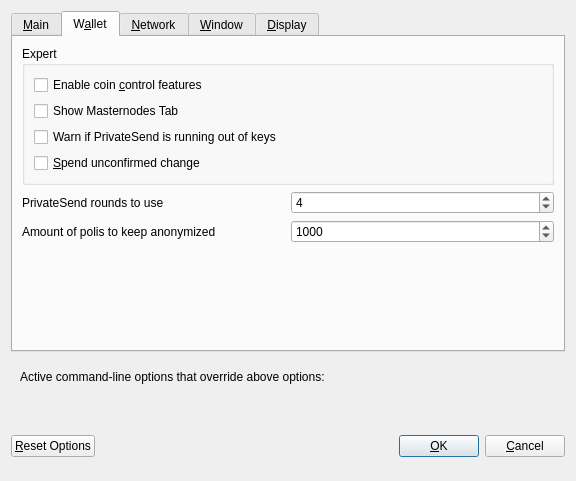
<?xml version="1.0" encoding="UTF-8"?>
<ui version="4.0">
 <class>OptionsDialog</class>
 <widget class="QDialog" name="OptionsDialog">
  <property name="geometry">
   <rect>
    <x>0</x>
    <y>0</y>
    <width>576</width>
    <height>481</height>
   </rect>
  </property>
  <property name="windowTitle">
   <string>Options</string>
  </property>
  <property name="modal">
   <bool>true</bool>
  </property>
  <layout class="QVBoxLayout" name="verticalLayout">
   <item>
    <widget class="QTabWidget" name="tabWidget">
     <property name="currentIndex">
      <number>1</number>
     </property>
     <widget class="QWidget" name="tabMain">
      <attribute name="title">
       <string>&amp;Main</string>
      </attribute>
      <layout class="QVBoxLayout" name="verticalLayout_Main">
       <item>
        <widget class="QCheckBox" name="bitcoinAtStartup">
         <property name="toolTip">
          <string>Automatically start %1 after logging in to the system.</string>
         </property>
         <property name="text">
          <string>&amp;Start %1 on system login</string>
         </property>
        </widget>
       </item>
       <item>
        <layout class="QHBoxLayout" name="horizontalLayout_2_Main">
         <item>
          <widget class="QLabel" name="databaseCacheLabel">
           <property name="text">
            <string>Size of &amp;database cache</string>
           </property>
           <property name="textFormat">
            <enum>Qt::PlainText</enum>
           </property>
           <property name="buddy">
            <cstring>databaseCache</cstring>
           </property>
          </widget>
         </item>
         <item>
          <widget class="QSpinBox" name="databaseCache"/>
         </item>
         <item>
          <widget class="QLabel" name="databaseCacheUnitLabel">
           <property name="text">
            <string>MB</string>
           </property>
           <property name="textFormat">
            <enum>Qt::PlainText</enum>
           </property>
          </widget>
         </item>
         <item>
          <spacer name="horizontalSpacer_2_Main">
           <property name="orientation">
            <enum>Qt::Horizontal</enum>
           </property>
           <property name="sizeHint" stdset="0">
            <size>
             <width>40</width>
             <height>20</height>
            </size>
           </property>
          </spacer>
         </item>
        </layout>
       </item>
       <item>
        <layout class="QHBoxLayout" name="horizontalLayout_3_Main">
         <item>
          <widget class="QLabel" name="threadsScriptVerifLabel">
           <property name="text">
            <string>Number of script &amp;verification threads</string>
           </property>
           <property name="textFormat">
            <enum>Qt::PlainText</enum>
           </property>
           <property name="buddy">
            <cstring>threadsScriptVerif</cstring>
           </property>
          </widget>
         </item>
         <item>
          <widget class="QSpinBox" name="threadsScriptVerif">
           <property name="toolTip">
            <string>(0 = auto, &lt;0 = leave that many cores free)</string>
           </property>
          </widget>
         </item>
         <item>
          <spacer name="horizontalSpacer_3_Main">
           <property name="orientation">
            <enum>Qt::Horizontal</enum>
           </property>
           <property name="sizeHint" stdset="0">
            <size>
             <width>40</width>
             <height>20</height>
            </size>
           </property>
          </spacer>
         </item>
        </layout>
       </item>
       <item>
        <spacer name="verticalSpacer_Main">
         <property name="orientation">
          <enum>Qt::Vertical</enum>
         </property>
         <property name="sizeHint" stdset="0">
          <size>
           <width>20</width>
           <height>40</height>
          </size>
         </property>
        </spacer>
       </item>
      </layout>
     </widget>
     <widget class="QWidget" name="tabWallet">
      <attribute name="title">
       <string>W&amp;allet</string>
      </attribute>
      <layout class="QVBoxLayout" name="verticalLayout_Wallet">
       <item>
        <widget class="QGroupBox" name="groupBox">
         <property name="title">
          <string>Expert</string>
         </property>
         <layout class="QVBoxLayout" name="verticalLayout_2">
          <item>
           <widget class="QCheckBox" name="coinControlFeatures">
            <property name="toolTip">
             <string>Whether to show coin control features or not.</string>
            </property>
            <property name="text">
             <string>Enable coin &amp;control features</string>
            </property>
           </widget>
          </item>
          <item>
           <widget class="QCheckBox" name="showMasternodesTab">
            <property name="toolTip">
             <string>Show additional tab listing all your masternodes in first sub-tab&lt;br/&gt;and all masternodes on the network in second sub-tab.</string>
            </property>
            <property name="text">
             <string>Show Masternodes Tab</string>
            </property>
           </widget>
          </item>
          <item>
           <widget class="QCheckBox" name="lowKeysWarning">
            <property name="toolTip">
             <string>Show warning dialog when PrivateSend detects that wallet has very low number of keys left.</string>
            </property>
            <property name="text">
             <string>Warn if PrivateSend is running out of keys</string>
            </property>
           </widget>
          </item>
          <item>
           <widget class="QCheckBox" name="spendZeroConfChange">
            <property name="toolTip">
             <string>If you disable the spending of unconfirmed change, the change from a transaction&lt;br/&gt;cannot be used until that transaction has at least one confirmation.&lt;br/&gt;This also affects how your balance is computed.</string>
            </property>
            <property name="text">
             <string>&amp;Spend unconfirmed change</string>
            </property>
           </widget>
          </item>
         </layout>
        </widget>
       </item>
       <item>
        <layout class="QHBoxLayout" name="horizontalLayout_4_Wallet">
         <item>
          <widget class="QLabel" name="label">
           <property name="toolTip">
            <string>This setting determines the amount of individual masternodes that an input will be anonymized through.&lt;br/&gt;More rounds of anonymization gives a higher degree of privacy, but also costs more in fees.</string>
           </property>
           <property name="text">
            <string>PrivateSend rounds to use</string>
           </property>
          </widget>
         </item>
         <item>
          <widget class="QSpinBox" name="privateSendRounds">
           <property name="minimum">
            <number>2</number>
           </property>
           <property name="maximum">
            <number>8</number>
           </property>
           <property name="value">
            <number>4</number>
           </property>
          </widget>
         </item>
        </layout>
       </item>
       <item>
        <layout class="QHBoxLayout" name="horizontalLayout">
         <item>
          <widget class="QLabel" name="label_2">
           <property name="toolTip">
            <string>This amount acts as a threshold to turn off PrivateSend once it's reached.</string>
           </property>
           <property name="statusTip">
            <string notr="true"/>
           </property>
           <property name="whatsThis">
            <string notr="true"/>
           </property>
           <property name="accessibleName">
            <string notr="true"/>
           </property>
           <property name="accessibleDescription">
            <string notr="true"/>
           </property>
           <property name="text">
            <string>Amount of polis to keep anonymized</string>
           </property>
          </widget>
         </item>
         <item>
          <widget class="QSpinBox" name="privateSendAmount">
           <property name="minimum">
            <number>2</number>
           </property>
           <property name="maximum">
            <number>2000</number>
           </property>
           <property name="singleStep">
            <number>10</number>
           </property>
           <property name="value">
            <number>1000</number>
           </property>
          </widget>
         </item>
        </layout>
       </item>
       <item>
        <spacer name="verticalSpacer_Wallet">
         <property name="orientation">
          <enum>Qt::Vertical</enum>
         </property>
         <property name="sizeHint" stdset="0">
          <size>
           <width>20</width>
           <height>40</height>
          </size>
         </property>
        </spacer>
       </item>
      </layout>
     </widget>
     <widget class="QWidget" name="tabNetwork">
      <attribute name="title">
       <string>&amp;Network</string>
      </attribute>
      <layout class="QVBoxLayout" name="verticalLayout_Network">
       <item>
        <widget class="QCheckBox" name="mapPortUpnp">
         <property name="toolTip">
          <string>Automatically open the polis Core client port on the router. This only works when your router supports UPnP and it is enabled.</string>
         </property>
         <property name="text">
          <string>Map port using &amp;UPnP</string>
         </property>
        </widget>
       </item>
       <item>
        <widget class="QCheckBox" name="allowIncoming">
         <property name="toolTip">
          <string>Accept connections from outside</string>
         </property>
         <property name="text">
          <string>Allow incoming connections</string>
         </property>
        </widget>
       </item>
       <item>
        <widget class="QCheckBox" name="connectSocks">
         <property name="toolTip">
          <string>Connect to the polis network through a SOCKS5 proxy.</string>
         </property>
         <property name="text">
          <string>&amp;Connect through SOCKS5 proxy (default proxy):</string>
         </property>
        </widget>
       </item>
       <item>
        <layout class="QHBoxLayout" name="horizontalLayout_1_Network">
         <item>
          <widget class="QLabel" name="proxyIpLabel">
           <property name="text">
            <string>Proxy &amp;IP:</string>
           </property>
           <property name="textFormat">
            <enum>Qt::PlainText</enum>
           </property>
           <property name="buddy">
            <cstring>proxyIp</cstring>
           </property>
          </widget>
         </item>
         <item>
          <widget class="QValidatedLineEdit" name="proxyIp">
           <property name="minimumSize">
            <size>
             <width>140</width>
             <height>0</height>
            </size>
           </property>
           <property name="maximumSize">
            <size>
             <width>140</width>
             <height>16777215</height>
            </size>
           </property>
           <property name="toolTip">
            <string>IP address of the proxy (e.g. IPv4: 127.0.0.1 / IPv6: ::1)</string>
           </property>
          </widget>
         </item>
         <item>
          <widget class="QLabel" name="proxyPortLabel">
           <property name="text">
            <string>&amp;Port:</string>
           </property>
           <property name="textFormat">
            <enum>Qt::PlainText</enum>
           </property>
           <property name="buddy">
            <cstring>proxyPort</cstring>
           </property>
          </widget>
         </item>
         <item>
          <widget class="QLineEdit" name="proxyPort">
           <property name="minimumSize">
            <size>
             <width>55</width>
             <height>0</height>
            </size>
           </property>
           <property name="maximumSize">
            <size>
             <width>55</width>
             <height>16777215</height>
            </size>
           </property>
           <property name="toolTip">
            <string>Port of the proxy (e.g. 9050)</string>
           </property>
          </widget>
         </item>
         <item>
          <spacer name="horizontalSpacer_1_Network">
           <property name="orientation">
            <enum>Qt::Horizontal</enum>
           </property>
           <property name="sizeHint" stdset="0">
            <size>
             <width>40</width>
             <height>20</height>
            </size>
           </property>
          </spacer>
         </item>
        </layout>
       </item>
       <item>
        <layout class="QHBoxLayout" name="horizontalLayout_2_Network">
         <item>
          <widget class="QLabel" name="proxyActiveNets">
           <property name="text">
            <string>Used for reaching peers via:</string>
           </property>
           <property name="textFormat">
            <enum>Qt::PlainText</enum>
           </property>
          </widget>
         </item>
         <item>
          <widget class="QCheckBox" name="proxyReachIPv4">
           <property name="enabled">
            <bool>false</bool>
           </property>
           <property name="toolTip">
            <string>Shows, if the supplied default SOCKS5 proxy is used to reach peers via this network type.</string>
           </property>
           <property name="text">
            <string/>
           </property>
          </widget>
         </item>
         <item>
          <widget class="QLabel" name="proxyReachIPv4Label">
           <property name="text">
            <string>IPv4</string>
           </property>
           <property name="textFormat">
            <enum>Qt::PlainText</enum>
           </property>
          </widget>
         </item>
         <item>
          <widget class="QCheckBox" name="proxyReachIPv6">
           <property name="enabled">
            <bool>false</bool>
           </property>
           <property name="toolTip">
            <string>Shows, if the supplied default SOCKS5 proxy is used to reach peers via this network type.</string>
           </property>
           <property name="text">
            <string/>
           </property>
          </widget>
         </item>
         <item>
          <widget class="QLabel" name="proxyReachIPv6Label">
           <property name="text">
            <string>IPv6</string>
           </property>
           <property name="textFormat">
            <enum>Qt::PlainText</enum>
           </property>
          </widget>
         </item>
         <item>
          <widget class="QCheckBox" name="proxyReachTor">
           <property name="enabled">
            <bool>false</bool>
           </property>
           <property name="toolTip">
            <string>Shows, if the supplied default SOCKS5 proxy is used to reach peers via this network type.</string>
           </property>
           <property name="text">
            <string/>
           </property>
          </widget>
         </item>
         <item>
          <widget class="QLabel" name="proxyReachTorLabel">
           <property name="text">
            <string>Tor</string>
           </property>
           <property name="textFormat">
            <enum>Qt::PlainText</enum>
           </property>
          </widget>
         </item>
         <item>
          <spacer name="horizontalSpacer_2_Network">
           <property name="orientation">
            <enum>Qt::Horizontal</enum>
           </property>
           <property name="sizeHint" stdset="0">
            <size>
             <width>40</width>
             <height>20</height>
            </size>
           </property>
          </spacer>
         </item>
        </layout>
       </item>
       <item>
        <widget class="QCheckBox" name="connectSocksTor">
         <property name="toolTip">
          <string>Connect to the polis network through a separate SOCKS5 proxy for Tor hidden services.</string>
         </property>
         <property name="text">
          <string>Use separate SOCKS5 proxy to reach peers via Tor hidden services:</string>
         </property>
        </widget>
       </item>
       <item>
        <layout class="QHBoxLayout" name="horizontalLayout_3_Network">
         <item>
          <widget class="QLabel" name="proxyIpTorLabel">
           <property name="text">
            <string>Proxy &amp;IP:</string>
           </property>
           <property name="textFormat">
            <enum>Qt::PlainText</enum>
           </property>
           <property name="buddy">
            <cstring>proxyIpTor</cstring>
           </property>
          </widget>
         </item>
         <item>
          <widget class="QValidatedLineEdit" name="proxyIpTor">
           <property name="minimumSize">
            <size>
             <width>140</width>
             <height>0</height>
            </size>
           </property>
           <property name="maximumSize">
            <size>
             <width>140</width>
             <height>16777215</height>
            </size>
           </property>
           <property name="toolTip">
            <string>IP address of the proxy (e.g. IPv4: 127.0.0.1 / IPv6: ::1)</string>
           </property>
          </widget>
         </item>
         <item>
          <widget class="QLabel" name="proxyPortTorLabel">
           <property name="text">
            <string>&amp;Port:</string>
           </property>
           <property name="textFormat">
            <enum>Qt::PlainText</enum>
           </property>
           <property name="buddy">
            <cstring>proxyPortTor</cstring>
           </property>
          </widget>
         </item>
         <item>
          <widget class="QLineEdit" name="proxyPortTor">
           <property name="minimumSize">
            <size>
             <width>55</width>
             <height>0</height>
            </size>
           </property>
           <property name="maximumSize">
            <size>
             <width>55</width>
             <height>16777215</height>
            </size>
           </property>
           <property name="toolTip">
            <string>Port of the proxy (e.g. 9050)</string>
           </property>
          </widget>
         </item>
         <item>
          <spacer name="horizontalSpacer_4_Network">
           <property name="orientation">
            <enum>Qt::Horizontal</enum>
           </property>
           <property name="sizeHint" stdset="0">
            <size>
             <width>40</width>
             <height>20</height>
            </size>
           </property>
          </spacer>
         </item>
        </layout>
       </item>
       <item>
        <spacer name="verticalSpacer_Network">
         <property name="orientation">
          <enum>Qt::Vertical</enum>
         </property>
         <property name="sizeHint" stdset="0">
          <size>
           <width>20</width>
           <height>40</height>
          </size>
         </property>
        </spacer>
       </item>
      </layout>
     </widget>
     <widget class="QWidget" name="tabWindow">
      <attribute name="title">
       <string>&amp;Window</string>
      </attribute>
      <layout class="QVBoxLayout" name="verticalLayout_Window">
       <item>
        <widget class="QCheckBox" name="hideTrayIcon">
         <property name="toolTip">
          <string>&amp;Hide the icon from the system tray.</string>
         </property>
         <property name="text">
          <string>Hide tray icon</string>
         </property>
        </widget>
       </item>
       <item>
        <widget class="QCheckBox" name="minimizeToTray">
         <property name="toolTip">
          <string>Show only a tray icon after minimizing the window.</string>
         </property>
         <property name="text">
          <string>&amp;Minimize to the tray instead of the taskbar</string>
         </property>
        </widget>
       </item>
       <item>
        <widget class="QCheckBox" name="minimizeOnClose">
         <property name="toolTip">
          <string>Minimize instead of exit the application when the window is closed. When this option is enabled, the application will be closed only after selecting Exit in the menu.</string>
         </property>
         <property name="text">
          <string>M&amp;inimize on close</string>
         </property>
        </widget>
       </item>
       <item>
        <spacer name="verticalSpacer_Window">
         <property name="orientation">
          <enum>Qt::Vertical</enum>
         </property>
         <property name="sizeHint" stdset="0">
          <size>
           <width>20</width>
           <height>40</height>
          </size>
         </property>
        </spacer>
       </item>
      </layout>
     </widget>
     <widget class="QWidget" name="tabDisplay">
      <attribute name="title">
       <string>&amp;Display</string>
      </attribute>
      <layout class="QVBoxLayout" name="verticalLayout_Display">
       <item>
        <layout class="QHBoxLayout" name="horizontalLayout_1_Display">
         <item>
          <widget class="QLabel" name="langLabel">
           <property name="text">
            <string>User Interface &amp;language:</string>
           </property>
           <property name="textFormat">
            <enum>Qt::PlainText</enum>
           </property>
           <property name="buddy">
            <cstring>lang</cstring>
           </property>
          </widget>
         </item>
         <item>
          <widget class="QValueComboBox" name="lang">
           <property name="toolTip">
            <string>The user interface language can be set here. This setting will take effect after restarting %1.</string>
           </property>
          </widget>
         </item>
        </layout>
       </item>
       <item>
        <widget class="QLabel" name="label_3">
         <property name="toolTip">
          <string notr="true"/>
         </property>
         <property name="statusTip">
          <string notr="true"/>
         </property>
         <property name="whatsThis">
          <string notr="true"/>
         </property>
         <property name="accessibleName">
          <string notr="true"/>
         </property>
         <property name="text">
          <string>Language missing or translation incomplete? Help contributing translations here:
https://www.transifex.com/projects/p/polis/</string>
         </property>
         <property name="wordWrap">
          <bool>true</bool>
         </property>
         <property name="openExternalLinks">
          <bool>true</bool>
         </property>
         <property name="textInteractionFlags">
          <set>Qt::TextBrowserInteraction</set>
         </property>
        </widget>
       </item>
       <item>
        <layout class="QHBoxLayout" name="horizontalLayout_4_Display" stretch="0,0">
         <item>
          <widget class="QLabel" name="themeLabel">
           <property name="text">
            <string>User Interface Theme:</string>
           </property>
          </widget>
         </item>
         <item>
          <widget class="QValueComboBox" name="theme"/>
         </item>
        </layout>
       </item>
       <item>
        <widget class="Line" name="line">
         <property name="orientation">
          <enum>Qt::Horizontal</enum>
         </property>
        </widget>
       </item>
       <item>
        <layout class="QHBoxLayout" name="horizontalLayout_2_Display">
         <item>
          <widget class="QLabel" name="unitLabel">
           <property name="text">
            <string>&amp;Unit to show amounts in:</string>
           </property>
           <property name="textFormat">
            <enum>Qt::PlainText</enum>
           </property>
           <property name="buddy">
            <cstring>unit</cstring>
           </property>
          </widget>
         </item>
         <item>
          <widget class="QValueComboBox" name="unit">
           <property name="toolTip">
            <string>Choose the default subdivision unit to show in the interface and when sending coins.</string>
           </property>
          </widget>
         </item>
        </layout>
       </item>
       <item>
        <layout class="QHBoxLayout" name="horizontalLayout_5_Display">
         <item>
          <widget class="QLabel" name="digitsLabel">
           <property name="text">
            <string>Decimal digits</string>
           </property>
          </widget>
         </item>
         <item>
          <widget class="QValueComboBox" name="digits"/>
         </item>
        </layout>
       </item>
       <item>
        <layout class="QHBoxLayout" name="horizontalLayout_3_Display">
         <item>
          <widget class="QLabel" name="thirdPartyTxUrlsLabel">
           <property name="toolTip">
            <string>Third party URLs (e.g. a block explorer) that appear in the transactions tab as context menu items.&lt;br/&gt;%s in the URL is replaced by transaction hash. Multiple URLs are separated by vertical bar |.</string>
           </property>
           <property name="text">
            <string>Third party transaction URLs</string>
           </property>
           <property name="buddy">
            <cstring>thirdPartyTxUrls</cstring>
           </property>
          </widget>
         </item>
         <item>
          <widget class="QLineEdit" name="thirdPartyTxUrls">
           <property name="toolTip">
            <string>Third party URLs (e.g. a block explorer) that appear in the transactions tab as context menu items.&lt;br/&gt;%s in the URL is replaced by transaction hash. Multiple URLs are separated by vertical bar |.</string>
           </property>
          </widget>
         </item>
        </layout>
       </item>
       <item>
        <spacer name="verticalSpacer">
         <property name="orientation">
          <enum>Qt::Vertical</enum>
         </property>
         <property name="sizeHint" stdset="0">
          <size>
           <width>20</width>
           <height>40</height>
          </size>
         </property>
        </spacer>
       </item>
      </layout>
     </widget>
    </widget>
   </item>
   <item>
    <widget class="QFrame" name="frame">
     <layout class="QVBoxLayout" name="verticalLayout_Bottom">
      <item>
       <layout class="QHBoxLayout" name="horizontalLayout_Bottom">
        <item>
         <widget class="QLabel" name="overriddenByCommandLineInfoLabel">
          <property name="text">
           <string>Active command-line options that override above options:</string>
          </property>
          <property name="textFormat">
           <enum>Qt::PlainText</enum>
          </property>
         </widget>
        </item>
        <item>
         <spacer name="horizontalSpacer_Bottom">
          <property name="orientation">
           <enum>Qt::Horizontal</enum>
          </property>
          <property name="sizeHint" stdset="0">
           <size>
            <width>40</width>
            <height>20</height>
           </size>
          </property>
         </spacer>
        </item>
       </layout>
      </item>
      <item>
       <widget class="QLabel" name="overriddenByCommandLineLabel">
        <property name="text">
         <string/>
        </property>
        <property name="textFormat">
         <enum>Qt::PlainText</enum>
        </property>
        <property name="wordWrap">
         <bool>true</bool>
        </property>
       </widget>
      </item>
     </layout>
    </widget>
   </item>
   <item>
    <layout class="QHBoxLayout" name="horizontalLayout_Buttons">
     <item>
      <widget class="QPushButton" name="resetButton">
       <property name="toolTip">
        <string>Reset all client options to default.</string>
       </property>
       <property name="text">
        <string>&amp;Reset Options</string>
       </property>
       <property name="autoDefault">
        <bool>false</bool>
       </property>
      </widget>
     </item>
     <item>
      <spacer name="horizontalSpacer_1">
       <property name="orientation">
        <enum>Qt::Horizontal</enum>
       </property>
       <property name="sizeHint" stdset="0">
        <size>
         <width>40</width>
         <height>48</height>
        </size>
       </property>
      </spacer>
     </item>
     <item>
      <widget class="QLabel" name="statusLabel">
       <property name="minimumSize">
        <size>
         <width>200</width>
         <height>0</height>
        </size>
       </property>
       <property name="font">
        <font>
         <weight>75</weight>
         <bold>true</bold>
        </font>
       </property>
       <property name="text">
        <string/>
       </property>
       <property name="textFormat">
        <enum>Qt::PlainText</enum>
       </property>
       <property name="wordWrap">
        <bool>true</bool>
       </property>
      </widget>
     </item>
     <item>
      <spacer name="horizontalSpacer_2">
       <property name="orientation">
        <enum>Qt::Horizontal</enum>
       </property>
       <property name="sizeHint" stdset="0">
        <size>
         <width>40</width>
         <height>48</height>
        </size>
       </property>
      </spacer>
     </item>
     <item>
      <widget class="QPushButton" name="okButton">
       <property name="text">
        <string>&amp;OK</string>
       </property>
       <property name="autoDefault">
        <bool>false</bool>
       </property>
       <property name="default">
        <bool>true</bool>
       </property>
      </widget>
     </item>
     <item>
      <widget class="QPushButton" name="cancelButton">
       <property name="text">
        <string>&amp;Cancel</string>
       </property>
       <property name="autoDefault">
        <bool>false</bool>
       </property>
      </widget>
     </item>
    </layout>
   </item>
  </layout>
 </widget>
 <customwidgets>
  <customwidget>
   <class>QValidatedLineEdit</class>
   <extends>QLineEdit</extends>
   <header>qvalidatedlineedit.h</header>
  </customwidget>
  <customwidget>
   <class>QValueComboBox</class>
   <extends>QComboBox</extends>
   <header>qvaluecombobox.h</header>
  </customwidget>
 </customwidgets>
 <resources/>
 <connections/>
</ui>
